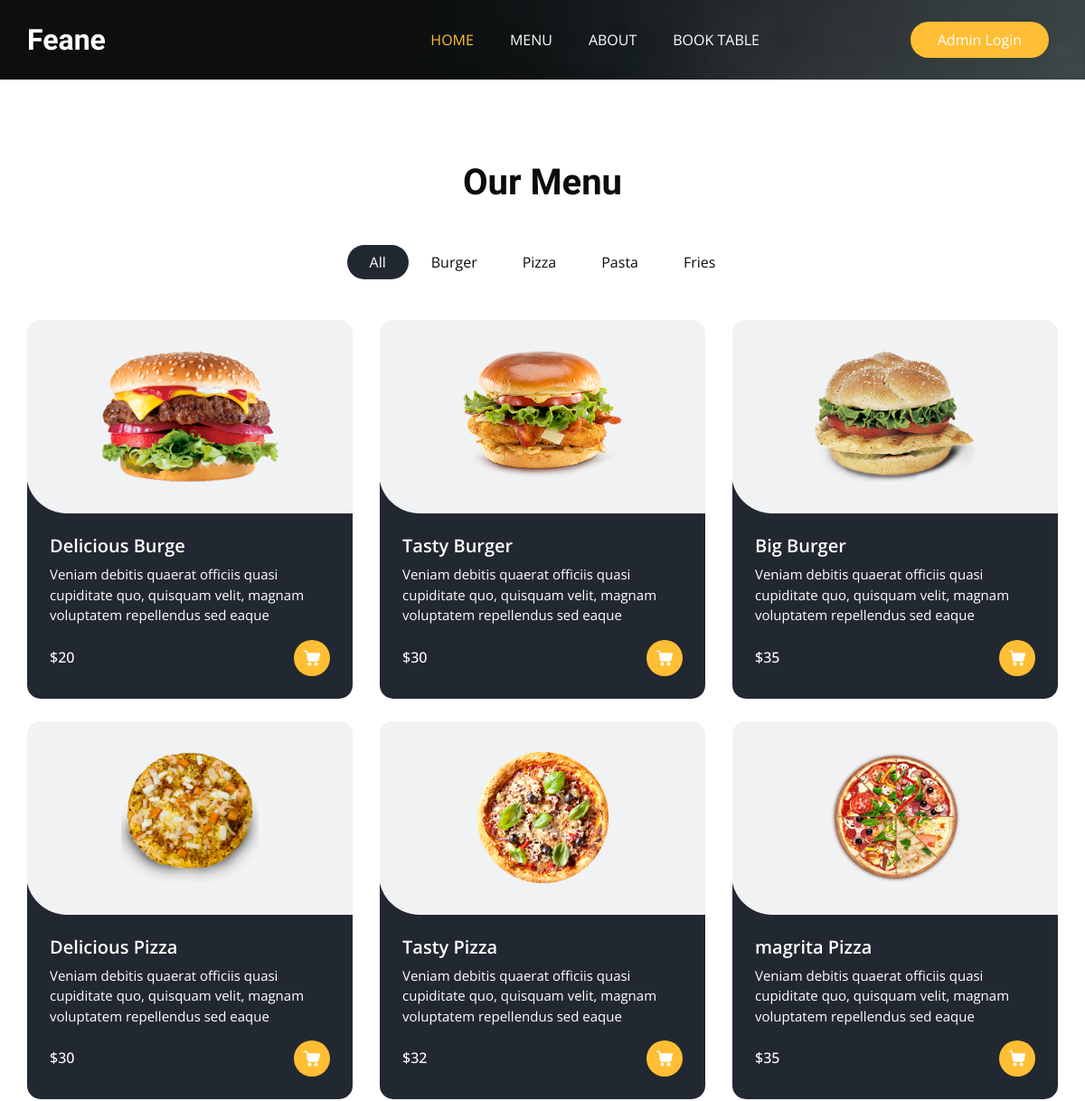
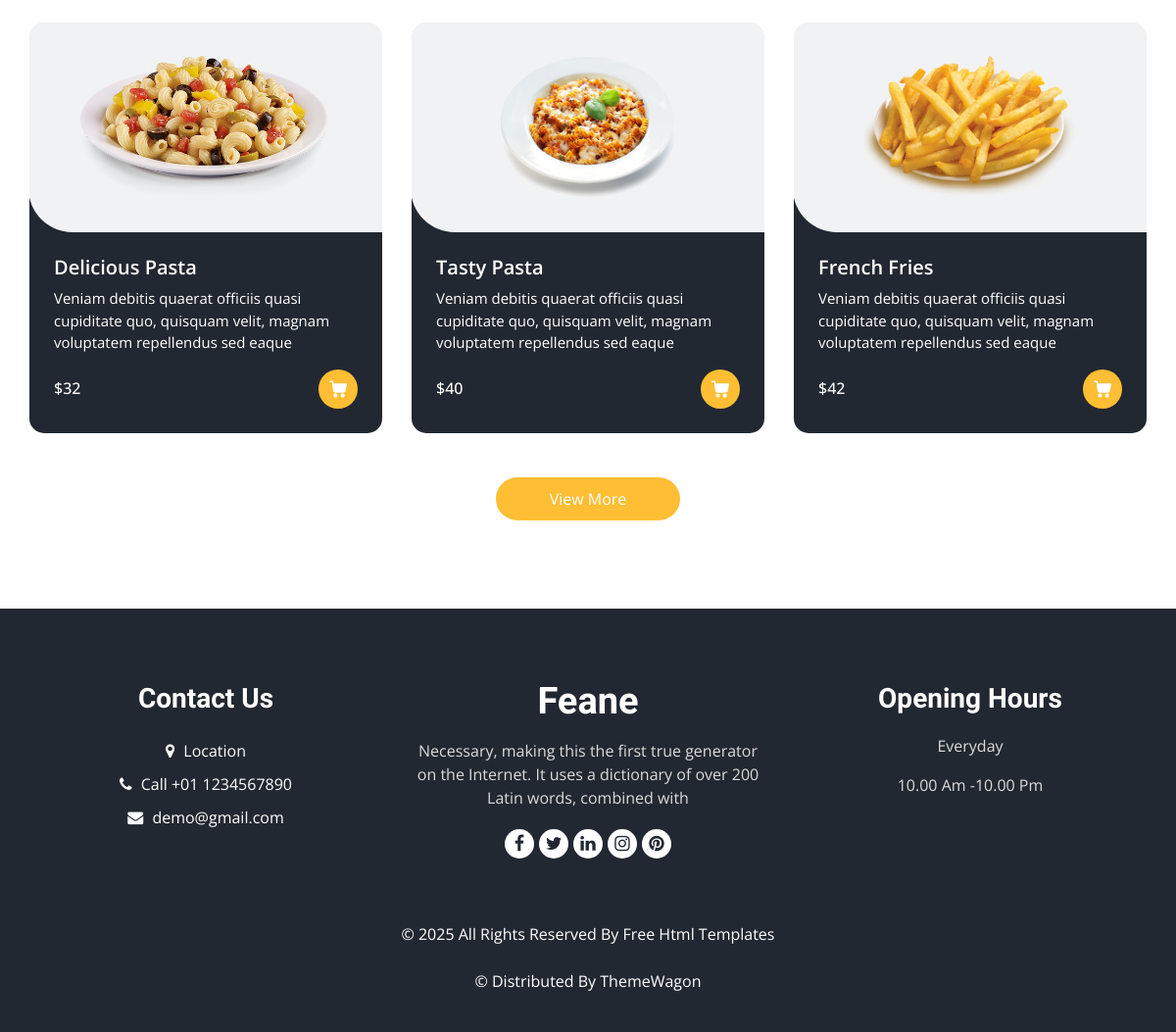
The page /menu on the database its author committed (2 pictures, top to bottom).
### Base_App/models.py (models this page shows, shortened)
class ItemList(models.Model):
    Category_Name = models.CharField(max_length=15)
    def __str__(self):
        return self.Category_Name

class Items(models.Model):
    Item_name = models.CharField(max_length=15)
    description = models.TextField(blank=False)
    price = models.IntegerField()
    Category = models.ForeignKey(ItemList, related_name='Name', on_delete=models.CASCADE)
    Image = models.ImageField(upload_to='Items/')

### Base_App/views.py (the view)
# urls.py: path('menu', MenuView, name="menu"),
def MenuView(request):
    items = Items.objects.all()
    list = ItemList.objects.all()
    return render(request, 'menu.html', {'items': items, 'list': list})

### Template/menu.html (shortened to what this page needs)
{% extends "base.html" %}
{% block class %}class="sub_page"{% endblock class %}
{% block main %}
<section class="food_section layout_padding">
    <div class="container">
      <div class="heading_container heading_center">
        <h2>
          Our Menu
        </h2>
      </div>
      <ul class="filters_menu">
        <li class="active" data-filter="*">All</li>
        {% for i in list %}
        <li data-filter=".{{i.Category_Name}}">{{i.Category_Name}}</li>
        {% endfor %}
      </ul>
      <div class="filters-content">
        <div class="row grid">
          {% for j in items %}
          <div class="col-sm-6 col-lg-4 all {{j.Category}}">
            <div class="box">
              <div>
                <div class="img-box">
                  <img src="/media/{{j.Image}}" alt="">
                </div>
                <div class="detail-box">
                  <h5>
                    {{j.Item_name}}
                  </h5>
                  <p>
                    {{j.description}}
                  </p>
                  <div class="options">
                    <h6>
                      ${{j.price}}
                    </h6>
                    <a href="">
                    </a>
                  </div>
                </div>
              </div>
            </div>
          </div>
          {% endfor %}
        </div>
      </div>
      <div class="btn-box">
        <a href="">
          View More
        </a>
      </div>
    </div>
  </section>
{% endblock main %}

### Template/base.html (shortened to what this page needs)
<!DOCTYPE html>
<html>
{% load static %}
<head>
  <link rel="stylesheet" type="text/css" href="{% static 'css/bootstrap.css' %}" />
  <link rel="stylesheet" type="text/css" href="https://cdnjs.cloudflare.com/ajax/libs/OwlCarousel2/2.3.4/assets/owl.carousel.min.css" />
  <link rel="stylesheet" href="https://cdnjs.cloudflare.com/ajax/libs/jquery-nice-select/1.1.0/css/nice-select.min.css" />
  <link href="{% static 'css/font-awesome.min.css' %}" rel="stylesheet" />
  <link href="{% static 'css/style.css' %}" rel="stylesheet" />
  <link href="{% static 'css/responsive.css' %}" rel="stylesheet" />
</head>
<body {% block class %}{% endblock class %}>
  <div class="hero_area">
    <div class="bg-box">
      <img src="/static/images/hero-bg.jpg" alt="">
    </div>
    <header class="header_section">
      <div class="container">
        <nav class="navbar navbar-expand-lg custom_nav-container ">
          <a class="navbar-brand" href="{% url "home" %}">
            <span>
              Feane
            </span>
          </a>
          <div class="collapse navbar-collapse" id="navbarSupportedContent">
            <ul class="navbar-nav  mx-auto ">
              <li class="nav-item active">
                <a class="nav-link" href="{% url "home" %}">Home <span class="sr-only">(current)</span></a>
              </li>
              <li class="nav-item">
                <a class="nav-link" href="{% url "menu" %}">Menu</a>
              </li>
              <li class="nav-item">
                <a class="nav-link" href="{% url "about" %}">About</a>
              </li>
              <li class="nav-item">
                <a class="nav-link" href="{% url "book_table" %}">Book Table</a>
              </li>
            </ul>
            <div class="user_option">
              <a href="admin/" class="order_online">
                Admin Login
              </a>
            </div>
          </div>
        </nav>
      </div>
    </header>
  </div>
  {% block main %}{% endblock main %}
  <footer class="footer_section">
    <div class="container">
      <div class="row">
        <div class="col-md-4 footer-col">
          <div class="footer_contact">
            <h4>
              Contact Us
            </h4>
            <div class="contact_link_box">
              <a href="">
                <i class="fa fa-map-marker" aria-hidden="true"></i>
                <span>
                  Location
                </span>
              </a>
              <a href="">
                <i class="fa fa-phone" aria-hidden="true"></i>
                <span>
                  Call +01 1234567890
                </span>
              </a>
              <a href="">
                <i class="fa fa-envelope" aria-hidden="true"></i>
                <span>
                  demo@gmail.com
                </span>
              </a>
            </div>
          </div>
        </div>
        <div class="col-md-4 footer-col">
          <div class="footer_detail">
            <a href="" class="footer-logo">
              Feane
            </a>
            <p>
              Necessary, making this the first true generator on the Internet. It uses a dictionary of over 200 Latin words, combined with
            </p>
            <div class="footer_social">
              <a href="">
                <i class="fa fa-facebook" aria-hidden="true"></i>
              </a>
              <a href="">
                <i class="fa fa-twitter" aria-hidden="true"></i>
              </a>
              <a href="">
                <i class="fa fa-linkedin" aria-hidden="true"></i>
              </a>
              <a href="">
                <i class="fa fa-instagram" aria-hidden="true"></i>
              </a>
              <a href="">
                <i class="fa fa-pinterest" aria-hidden="true"></i>
              </a>
            </div>
          </div>
        </div>
        <div class="col-md-4 footer-col">
          <h4>
            Opening Hours
          </h4>
          <p>
            Everyday
          </p>
          <p>
            10.00 Am -10.00 Pm
          </p>
        </div>
      </div>
      <div class="footer-info">
        <p>
          &copy; <span id="displayYear"></span> All Rights Reserved By
          <a href="https://html.design/">Free Html Templates</a><br><br>
          &copy;  Distributed By
          <a href="https://themewagon.com/" target="_blank">ThemeWagon</a>
        </p>
      </div>
    </div>
  </footer>
</body>
</html>

### Static/css/responsive.css (style rules this page uses)
@media (min-width: 1200px) { .container { max-width: 1170px; } }

### rows shown on the page
ItemList: Category_Name "Burger"
ItemList: Category_Name "Pizza"
ItemList: Category_Name "Pasta"
ItemList: Category_Name "Fries"
Items: Image (picture), Item_name "Delicious Burge", description "Veniam debitis quaerat officiis quasi cupiditate quo, quisquam velit, magnam voluptatem repellendus sed eaque", price "20"
Items: Image (picture), Item_name "Tasty Burger", description "Veniam debitis quaerat officiis quasi cupiditate quo, quisquam velit, magnam voluptatem repellendus sed eaque", price "30"
Items: Image (picture), Item_name "Big Burger", description "Veniam debitis quaerat officiis quasi cupiditate quo, quisquam velit, magnam voluptatem repellendus sed eaque", price "35"
Items: Image (picture), Item_name "Delicious Pizza", description "Veniam debitis quaerat officiis quasi cupiditate quo, quisquam velit, magnam voluptatem repellendus sed eaque", price "30"
Items: Image (picture), Item_name "Tasty Pizza", description "Veniam debitis quaerat officiis quasi cupiditate quo, quisquam velit, magnam voluptatem repellendus sed eaque", price "32"
Items: Image (picture), Item_name "magrita Pizza", description "Veniam debitis quaerat officiis quasi cupiditate quo, quisquam velit, magnam voluptatem repellendus sed eaque", price "35"
Items: Image (picture), Item_name "Delicious Pasta", description "Veniam debitis quaerat officiis quasi cupiditate quo, quisquam velit, magnam voluptatem repellendus sed eaque", price "32"
Items: Image (picture), Item_name "Tasty Pasta", description "Veniam debitis quaerat officiis quasi cupiditate quo, quisquam velit, magnam voluptatem repellendus sed eaque", price "40"
Items: Image (picture), Item_name "French Fries", description "Veniam debitis quaerat officiis quasi cupiditate quo, quisquam velit, magnam voluptatem repellendus sed eaque", price "42"
